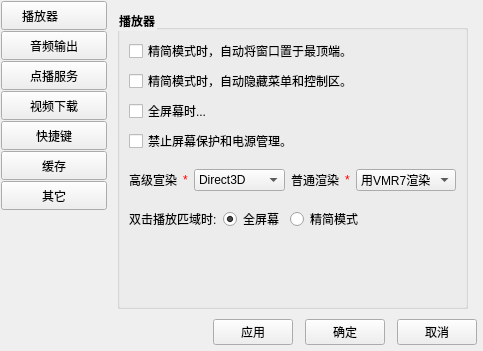
<?xml version="1.0" encoding="UTF-8"?>
<ui version="4.0">
 <class>Form</class>
 <widget class="QWidget" name="Form">
  <property name="geometry">
   <rect>
    <x>0</x>
    <y>0</y>
    <width>477</width>
    <height>351</height>
   </rect>
  </property>
  <property name="windowTitle">
   <string>Form</string>
  </property>
  <layout class="QVBoxLayout" name="verticalLayout_2">
   <property name="spacing">
    <number>1</number>
   </property>
   <property name="leftMargin">
    <number>1</number>
   </property>
   <property name="topMargin">
    <number>1</number>
   </property>
   <property name="rightMargin">
    <number>6</number>
   </property>
   <property name="bottomMargin">
    <number>6</number>
   </property>
   <item>
    <layout class="QHBoxLayout" name="horizontalLayout">
     <item>
      <layout class="QVBoxLayout" name="button_layout">
       <property name="spacing">
        <number>1</number>
       </property>
       <item>
        <widget class="QPushButton" name="btn1">
         <property name="minimumSize">
          <size>
           <width>106</width>
           <height>29</height>
          </size>
         </property>
         <property name="styleSheet">
          <string notr="true">text-align:left; padding-left:20px;
</string>
         </property>
         <property name="text">
          <string>播放器</string>
         </property>
         <property name="checkable">
          <bool>true</bool>
         </property>
         <property name="autoExclusive">
          <bool>true</bool>
         </property>
         <property name="flat">
          <bool>false</bool>
         </property>
         <attribute name="buttonGroup">
          <string notr="true">buttonGroup</string>
         </attribute>
        </widget>
       </item>
       <item>
        <widget class="QPushButton" name="btn2">
         <property name="minimumSize">
          <size>
           <width>106</width>
           <height>29</height>
          </size>
         </property>
         <property name="text">
          <string>音频输出</string>
         </property>
         <property name="checkable">
          <bool>true</bool>
         </property>
         <property name="autoExclusive">
          <bool>true</bool>
         </property>
         <attribute name="buttonGroup">
          <string notr="true">buttonGroup</string>
         </attribute>
        </widget>
       </item>
       <item>
        <widget class="QPushButton" name="btn3">
         <property name="minimumSize">
          <size>
           <width>106</width>
           <height>29</height>
          </size>
         </property>
         <property name="text">
          <string>点播服务</string>
         </property>
         <property name="checkable">
          <bool>true</bool>
         </property>
         <property name="autoExclusive">
          <bool>true</bool>
         </property>
         <attribute name="buttonGroup">
          <string notr="true">buttonGroup</string>
         </attribute>
        </widget>
       </item>
       <item>
        <widget class="QPushButton" name="btn4">
         <property name="minimumSize">
          <size>
           <width>106</width>
           <height>29</height>
          </size>
         </property>
         <property name="text">
          <string>视频下载</string>
         </property>
         <property name="checkable">
          <bool>true</bool>
         </property>
         <property name="autoExclusive">
          <bool>true</bool>
         </property>
         <attribute name="buttonGroup">
          <string notr="true">buttonGroup</string>
         </attribute>
        </widget>
       </item>
       <item>
        <widget class="QPushButton" name="btn5">
         <property name="minimumSize">
          <size>
           <width>106</width>
           <height>29</height>
          </size>
         </property>
         <property name="text">
          <string>快捷键</string>
         </property>
         <property name="checkable">
          <bool>true</bool>
         </property>
         <property name="autoExclusive">
          <bool>true</bool>
         </property>
         <attribute name="buttonGroup">
          <string notr="true">buttonGroup</string>
         </attribute>
        </widget>
       </item>
       <item>
        <widget class="QPushButton" name="btn6">
         <property name="minimumSize">
          <size>
           <width>106</width>
           <height>29</height>
          </size>
         </property>
         <property name="text">
          <string>缓存</string>
         </property>
         <property name="checkable">
          <bool>true</bool>
         </property>
         <property name="autoExclusive">
          <bool>true</bool>
         </property>
         <attribute name="buttonGroup">
          <string notr="true">buttonGroup</string>
         </attribute>
        </widget>
       </item>
       <item>
        <widget class="QPushButton" name="btn7">
         <property name="minimumSize">
          <size>
           <width>106</width>
           <height>29</height>
          </size>
         </property>
         <property name="text">
          <string>其它</string>
         </property>
         <property name="checkable">
          <bool>true</bool>
         </property>
         <property name="autoExclusive">
          <bool>true</bool>
         </property>
         <attribute name="buttonGroup">
          <string notr="true">buttonGroup</string>
         </attribute>
        </widget>
       </item>
       <item>
        <spacer name="verticalSpacer_4">
         <property name="orientation">
          <enum>Qt::Vertical</enum>
         </property>
         <property name="sizeHint" stdset="0">
          <size>
           <width>20</width>
           <height>40</height>
          </size>
         </property>
        </spacer>
       </item>
      </layout>
     </item>
     <item>
      <widget class="QStackedWidget" name="stackedWidget">
       <property name="currentIndex">
        <number>0</number>
       </property>
       <widget class="QWidget" name="page">
        <layout class="QVBoxLayout" name="verticalLayout_4">
         <item>
          <widget class="QGroupBox" name="groupBox">
           <property name="styleSheet">
            <string notr="true">QGroupBox{font-weight:bold;}</string>
           </property>
           <property name="title">
            <string>播放器</string>
           </property>
           <property name="flat">
            <bool>true</bool>
           </property>
           <layout class="QVBoxLayout" name="verticalLayout_7">
            <item>
             <layout class="QVBoxLayout" name="verticalLayout_6">
              <item>
               <layout class="QVBoxLayout" name="verticalLayout_5">
                <item>
                 <widget class="QCheckBox" name="checkBox">
                  <property name="text">
                   <string>精简模式时，自动将窗口置于最顶端。</string>
                  </property>
                 </widget>
                </item>
                <item>
                 <widget class="QCheckBox" name="checkBox_2">
                  <property name="text">
                   <string>精简模式时，自动隐藏菜单和控制区。</string>
                  </property>
                 </widget>
                </item>
                <item>
                 <widget class="QCheckBox" name="checkBox_3">
                  <property name="text">
                   <string>全屏幕时...</string>
                  </property>
                 </widget>
                </item>
                <item>
                 <widget class="QCheckBox" name="checkBox_4">
                  <property name="text">
                   <string>禁止屏幕保护和电源管理。</string>
                  </property>
                 </widget>
                </item>
               </layout>
              </item>
              <item>
               <spacer name="verticalSpacer_2">
                <property name="orientation">
                 <enum>Qt::Vertical</enum>
                </property>
                <property name="sizeType">
                 <enum>QSizePolicy::Fixed</enum>
                </property>
                <property name="sizeHint" stdset="0">
                 <size>
                  <width>20</width>
                  <height>10</height>
                 </size>
                </property>
               </spacer>
              </item>
              <item>
               <layout class="QHBoxLayout" name="horizontalLayout_2" stretch="0,0,0,0,0,0,0">
                <item>
                 <widget class="QLabel" name="label">
                  <property name="text">
                   <string>高级宣染</string>
                  </property>
                 </widget>
                </item>
                <item>
                 <widget class="QLabel" name="label_4">
                  <property name="styleSheet">
                   <string notr="true">color:red</string>
                  </property>
                  <property name="text">
                   <string>*</string>
                  </property>
                  <property name="wordWrap">
                   <bool>false</bool>
                  </property>
                 </widget>
                </item>
                <item>
                 <widget class="QComboBox" name="comboBox">
                  <item>
                   <property name="text">
                    <string>Direct3D</string>
                   </property>
                  </item>
                  <item>
                   <property name="text">
                    <string>DirectDraw</string>
                   </property>
                  </item>
                 </widget>
                </item>
                <item>
                 <widget class="QLabel" name="label_2">
                  <property name="text">
                   <string>普通渲染</string>
                  </property>
                 </widget>
                </item>
                <item>
                 <widget class="QLabel" name="label_5">
                  <property name="styleSheet">
                   <string notr="true">color:red</string>
                  </property>
                  <property name="text">
                   <string>*</string>
                  </property>
                 </widget>
                </item>
                <item>
                 <widget class="QComboBox" name="comboBox_2">
                  <item>
                   <property name="text">
                    <string>用VMR7渲染</string>
                   </property>
                  </item>
                  <item>
                   <property name="text">
                    <string>用VMR9渲染</string>
                   </property>
                  </item>
                  <item>
                   <property name="text">
                    <string>旧式渲染器</string>
                   </property>
                  </item>
                 </widget>
                </item>
                <item>
                 <spacer name="horizontalSpacer">
                  <property name="orientation">
                   <enum>Qt::Horizontal</enum>
                  </property>
                  <property name="sizeHint" stdset="0">
                   <size>
                    <width>40</width>
                    <height>20</height>
                   </size>
                  </property>
                 </spacer>
                </item>
               </layout>
              </item>
              <item>
               <spacer name="verticalSpacer_3">
                <property name="orientation">
                 <enum>Qt::Vertical</enum>
                </property>
                <property name="sizeType">
                 <enum>QSizePolicy::Fixed</enum>
                </property>
                <property name="sizeHint" stdset="0">
                 <size>
                  <width>20</width>
                  <height>10</height>
                 </size>
                </property>
               </spacer>
              </item>
              <item>
               <layout class="QHBoxLayout" name="horizontalLayout_3" stretch="0,0,0,0">
                <item>
                 <widget class="QLabel" name="label_3">
                  <property name="text">
                   <string>双击播放匹域时:</string>
                  </property>
                 </widget>
                </item>
                <item>
                 <widget class="QRadioButton" name="radioButton">
                  <property name="text">
                   <string>全屏幕</string>
                  </property>
                  <property name="checked">
                   <bool>true</bool>
                  </property>
                 </widget>
                </item>
                <item>
                 <widget class="QRadioButton" name="radioButton_2">
                  <property name="text">
                   <string>精简模式</string>
                  </property>
                 </widget>
                </item>
                <item>
                 <spacer name="horizontalSpacer_2">
                  <property name="orientation">
                   <enum>Qt::Horizontal</enum>
                  </property>
                  <property name="sizeHint" stdset="0">
                   <size>
                    <width>40</width>
                    <height>20</height>
                   </size>
                  </property>
                 </spacer>
                </item>
               </layout>
              </item>
              <item>
               <spacer name="verticalSpacer">
                <property name="orientation">
                 <enum>Qt::Vertical</enum>
                </property>
                <property name="sizeHint" stdset="0">
                 <size>
                  <width>20</width>
                  <height>40</height>
                 </size>
                </property>
               </spacer>
              </item>
             </layout>
            </item>
           </layout>
          </widget>
         </item>
        </layout>
       </widget>
       <widget class="QWidget" name="page_3">
        <layout class="QVBoxLayout" name="verticalLayout_10">
         <item>
          <widget class="QGroupBox" name="groupBox_2">
           <property name="styleSheet">
            <string notr="true">QGroupBox{font-weight:bold;}</string>
           </property>
           <property name="title">
            <string>音频输出</string>
           </property>
           <property name="flat">
            <bool>true</bool>
           </property>
           <layout class="QVBoxLayout" name="verticalLayout_8">
            <item>
             <widget class="QLabel" name="label_6">
              <property name="text">
               <string>注：该设置下次播放时生效</string>
              </property>
             </widget>
            </item>
            <item>
             <layout class="QHBoxLayout" name="horizontalLayout_4">
              <item>
               <widget class="QLabel" name="label_7">
                <property name="text">
                 <string>输出设备：</string>
                </property>
               </widget>
              </item>
              <item>
               <widget class="QComboBox" name="comboBox_3">
                <property name="minimumSize">
                 <size>
                  <width>150</width>
                  <height>0</height>
                 </size>
                </property>
                <item>
                 <property name="text">
                  <string>默认设备</string>
                 </property>
                </item>
                <item>
                 <property name="text">
                  <string>Speakers</string>
                 </property>
                </item>
               </widget>
              </item>
              <item>
               <spacer name="horizontalSpacer_3">
                <property name="orientation">
                 <enum>Qt::Horizontal</enum>
                </property>
                <property name="sizeHint" stdset="0">
                 <size>
                  <width>40</width>
                  <height>20</height>
                 </size>
                </property>
               </spacer>
              </item>
             </layout>
            </item>
            <item>
             <spacer name="verticalSpacer_5">
              <property name="orientation">
               <enum>Qt::Vertical</enum>
              </property>
              <property name="sizeHint" stdset="0">
               <size>
                <width>20</width>
                <height>40</height>
               </size>
              </property>
             </spacer>
            </item>
           </layout>
          </widget>
         </item>
        </layout>
       </widget>
       <widget class="QWidget" name="page_4">
        <layout class="QVBoxLayout" name="verticalLayout_11">
         <item>
          <widget class="QGroupBox" name="groupBox_3">
           <property name="styleSheet">
            <string notr="true">QGroupBox{font-weight:bold;}</string>
           </property>
           <property name="title">
            <string>点播服务</string>
           </property>
           <property name="flat">
            <bool>true</bool>
           </property>
           <layout class="QVBoxLayout" name="verticalLayout_12">
            <item>
             <widget class="QLabel" name="label_8">
              <property name="text">
               <string>缓存文件管理：</string>
              </property>
             </widget>
            </item>
            <item>
             <layout class="QVBoxLayout" name="verticalLayout_9">
              <property name="leftMargin">
               <number>15</number>
              </property>
              <item>
               <widget class="QRadioButton" name="radioButton_3">
                <property name="text">
                 <string>自动管理缓存</string>
                </property>
               </widget>
              </item>
              <item>
               <widget class="QRadioButton" name="radioButton_4">
                <property name="text">
                 <string>手动管理缓存</string>
                </property>
               </widget>
              </item>
             </layout>
            </item>
            <item>
             <layout class="QHBoxLayout" name="horizontalLayout_5">
              <property name="leftMargin">
               <number>30</number>
              </property>
              <item>
               <widget class="QLineEdit" name="lineEdit">
                <property name="minimumSize">
                 <size>
                  <width>200</width>
                  <height>0</height>
                 </size>
                </property>
               </widget>
              </item>
              <item>
               <widget class="QPushButton" name="pushButton_8">
                <property name="text">
                 <string>更改目录</string>
                </property>
               </widget>
              </item>
              <item>
               <spacer name="horizontalSpacer_4">
                <property name="orientation">
                 <enum>Qt::Horizontal</enum>
                </property>
                <property name="sizeHint" stdset="0">
                 <size>
                  <width>40</width>
                  <height>20</height>
                 </size>
                </property>
               </spacer>
              </item>
             </layout>
            </item>
            <item>
             <widget class="QCheckBox" name="checkBox_5">
              <property name="text">
               <string>允许PPS启动服务进程</string>
              </property>
             </widget>
            </item>
            <item>
             <widget class="QCheckBox" name="checkBox_6">
              <property name="text">
               <string>始终跳过片头片尾</string>
              </property>
             </widget>
            </item>
            <item>
             <spacer name="verticalSpacer_6">
              <property name="orientation">
               <enum>Qt::Vertical</enum>
              </property>
              <property name="sizeHint" stdset="0">
               <size>
                <width>20</width>
                <height>40</height>
               </size>
              </property>
             </spacer>
            </item>
           </layout>
          </widget>
         </item>
        </layout>
       </widget>
       <widget class="QWidget" name="page_5">
        <layout class="QVBoxLayout" name="verticalLayout_14">
         <item>
          <widget class="QGroupBox" name="groupBox_4">
           <property name="styleSheet">
            <string notr="true">QGroupBox{font-weight:bold;}</string>
           </property>
           <property name="title">
            <string>视频下载</string>
           </property>
           <property name="flat">
            <bool>true</bool>
           </property>
           <layout class="QVBoxLayout" name="verticalLayout_13"/>
          </widget>
         </item>
        </layout>
       </widget>
       <widget class="QWidget" name="page_6">
        <layout class="QVBoxLayout" name="verticalLayout_16">
         <item>
          <widget class="QGroupBox" name="groupBox_5">
           <property name="styleSheet">
            <string notr="true">QGroupBox{font-weight:bold;}</string>
           </property>
           <property name="title">
            <string>快捷键</string>
           </property>
           <property name="flat">
            <bool>true</bool>
           </property>
           <layout class="QVBoxLayout" name="verticalLayout_15">
            <property name="leftMargin">
             <number>0</number>
            </property>
            <property name="topMargin">
             <number>6</number>
            </property>
            <property name="rightMargin">
             <number>0</number>
            </property>
            <property name="bottomMargin">
             <number>0</number>
            </property>
            <item>
             <widget class="QTableWidget" name="tableWidget">
              <attribute name="verticalHeaderVisible">
               <bool>false</bool>
              </attribute>
              <row>
               <property name="text">
                <string>1</string>
               </property>
              </row>
              <row>
               <property name="text">
                <string>2</string>
               </property>
              </row>
              <row>
               <property name="text">
                <string>3</string>
               </property>
              </row>
              <row>
               <property name="text">
                <string>4</string>
               </property>
              </row>
              <row>
               <property name="text">
                <string>5</string>
               </property>
              </row>
              <row>
               <property name="text">
                <string>6</string>
               </property>
              </row>
              <column>
               <property name="text">
                <string>功能</string>
               </property>
              </column>
              <column>
               <property name="text">
                <string>快捷键</string>
               </property>
              </column>
              <item row="0" column="0">
               <property name="text">
                <string>老板键</string>
               </property>
              </item>
              <item row="0" column="1">
               <property name="text">
                <string>未设置</string>
               </property>
              </item>
              <item row="1" column="0">
               <property name="text">
                <string>全屏/退出全屏</string>
               </property>
              </item>
              <item row="1" column="1">
               <property name="text">
                <string>Alt + Enter</string>
               </property>
              </item>
              <item row="2" column="0">
               <property name="text">
                <string>播放/暂停</string>
               </property>
              </item>
              <item row="2" column="1">
               <property name="text">
                <string>Space</string>
               </property>
              </item>
              <item row="3" column="0">
               <property name="text">
                <string>停止</string>
               </property>
              </item>
              <item row="3" column="1">
               <property name="text">
                <string>Ctrl + S</string>
               </property>
              </item>
              <item row="4" column="0">
               <property name="text">
                <string>快进</string>
               </property>
              </item>
              <item row="4" column="1">
               <property name="text">
                <string>Right</string>
               </property>
              </item>
              <item row="5" column="0">
               <property name="text">
                <string>快退</string>
               </property>
              </item>
              <item row="5" column="1">
               <property name="text">
                <string>Left</string>
               </property>
              </item>
             </widget>
            </item>
            <item>
             <layout class="QHBoxLayout" name="horizontalLayout_6">
              <item>
               <spacer name="horizontalSpacer_5">
                <property name="orientation">
                 <enum>Qt::Horizontal</enum>
                </property>
                <property name="sizeHint" stdset="0">
                 <size>
                  <width>40</width>
                  <height>20</height>
                 </size>
                </property>
               </spacer>
              </item>
              <item>
               <widget class="QPushButton" name="pushButton_9">
                <property name="text">
                 <string>恢复默认</string>
                </property>
               </widget>
              </item>
             </layout>
            </item>
           </layout>
          </widget>
         </item>
        </layout>
       </widget>
       <widget class="QWidget" name="page_7">
        <layout class="QVBoxLayout" name="verticalLayout_18">
         <item>
          <widget class="QGroupBox" name="groupBox_6">
           <property name="styleSheet">
            <string notr="true">QGroupBox{font-weight:bold;}</string>
           </property>
           <property name="title">
            <string>缓存</string>
           </property>
           <property name="flat">
            <bool>true</bool>
           </property>
           <layout class="QVBoxLayout" name="verticalLayout_17"/>
          </widget>
         </item>
        </layout>
       </widget>
       <widget class="QWidget" name="page_8">
        <layout class="QVBoxLayout" name="verticalLayout_20">
         <item>
          <widget class="QGroupBox" name="groupBox_7">
           <property name="styleSheet">
            <string notr="true">QGroupBox{font-weight:bold;}</string>
           </property>
           <property name="title">
            <string>其它</string>
           </property>
           <property name="flat">
            <bool>true</bool>
           </property>
           <layout class="QVBoxLayout" name="verticalLayout_19"/>
          </widget>
         </item>
        </layout>
       </widget>
      </widget>
     </item>
    </layout>
   </item>
   <item>
    <layout class="QHBoxLayout" name="horizontalLayout_7">
     <property name="spacing">
      <number>12</number>
     </property>
     <item>
      <spacer name="horizontalSpacer_6">
       <property name="orientation">
        <enum>Qt::Horizontal</enum>
       </property>
       <property name="sizeHint" stdset="0">
        <size>
         <width>40</width>
         <height>20</height>
        </size>
       </property>
      </spacer>
     </item>
     <item>
      <widget class="QPushButton" name="pushButton">
       <property name="text">
        <string>应用</string>
       </property>
      </widget>
     </item>
     <item>
      <widget class="QPushButton" name="pushButton_2">
       <property name="text">
        <string>确定</string>
       </property>
      </widget>
     </item>
     <item>
      <widget class="QPushButton" name="pushButton_3">
       <property name="text">
        <string>取消</string>
       </property>
      </widget>
     </item>
    </layout>
   </item>
  </layout>
 </widget>
 <resources/>
 <connections/>
 <buttongroups>
  <buttongroup name="buttonGroup"/>
 </buttongroups>
</ui>
